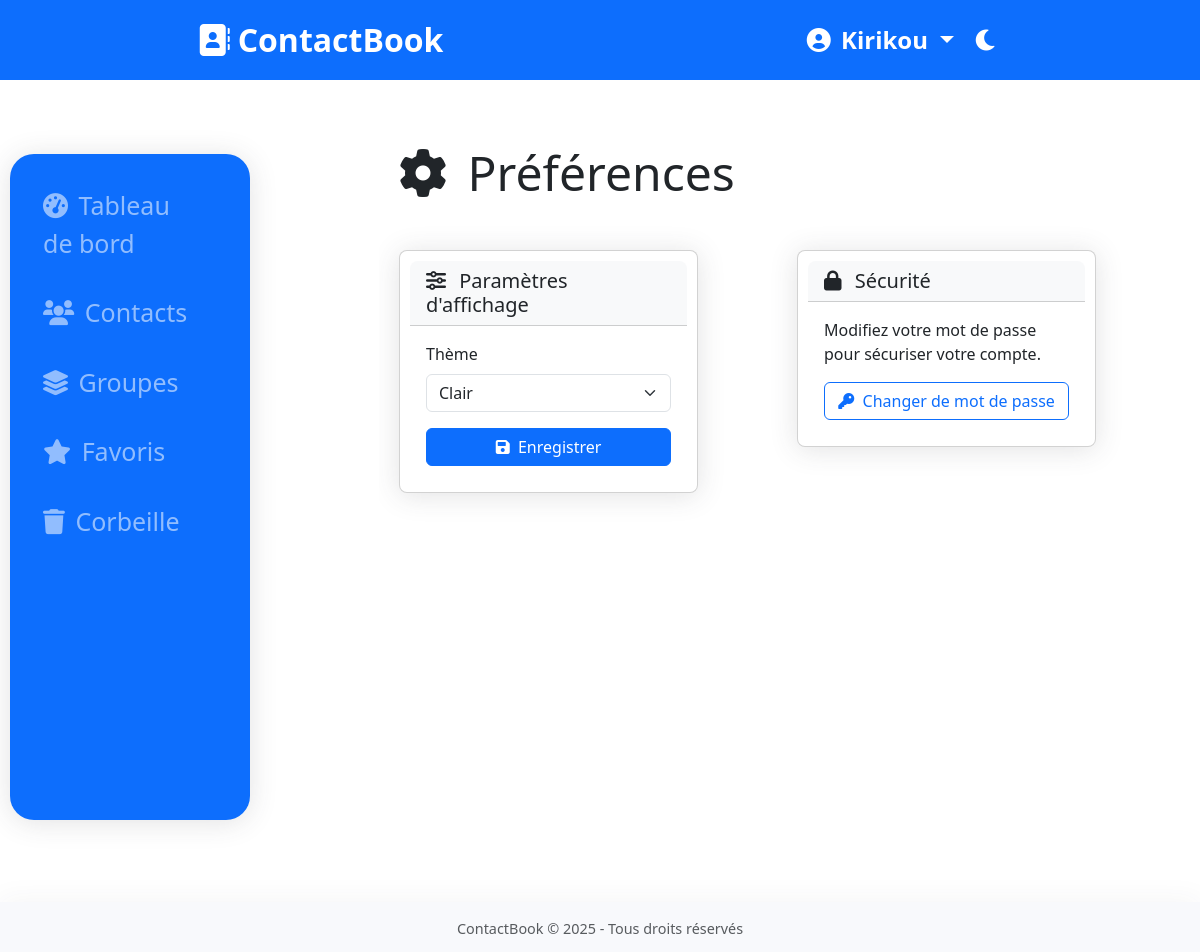
Before: /users/preferences/ (signed in) with the older database file.
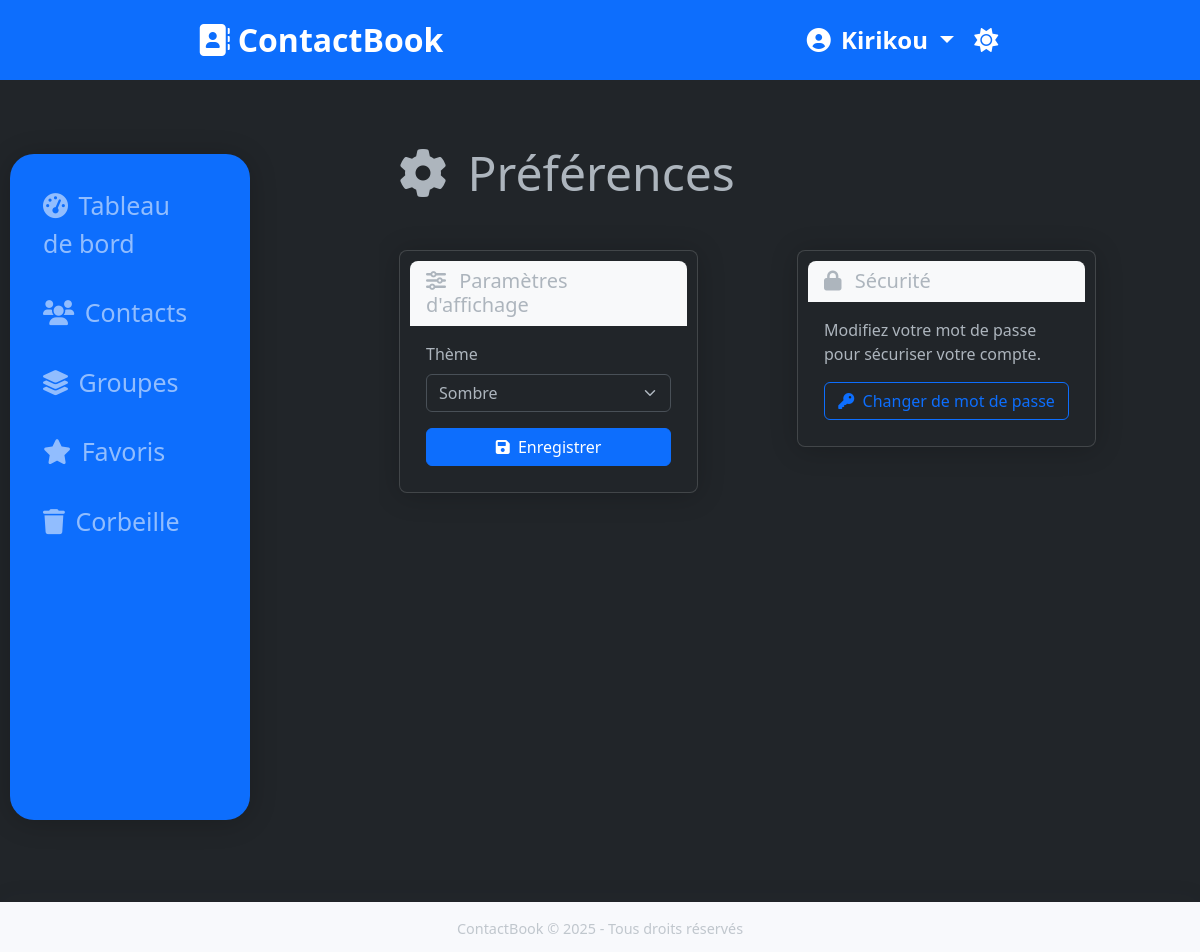
After: the same page with the newer database file.
### users/models.py (models this page shows, shortened)
class CustomUser(AbstractUser):
    theme_preference = models.CharField(
        max_length=10,
        choices=[('light', 'Clair'), ('dark', 'Sombre')],
        default='light'
    )

### users/views.py (the view)
# urls.py: path('preferences/', views.user_preferences, name='user_preferences'),
@login_required
def user_preferences(request):
    if request.method == 'POST':
        form = UserPreferencesForm(request.POST, instance=request.user)
        if form.is_valid():
            form.save()
            messages.success(request, "Préférences mises à jour avec succès.")
            return redirect('user_preferences')
    else:
        form = UserPreferencesForm(instance=request.user)
    return render(request, 'users/preferences.html', {'form': form})

### users/forms.py
class UserPreferencesForm(forms.ModelForm):
    class Meta:
        model = CustomUser
        fields = ('theme_preference',)
    def __init__(self, *args, **kwargs):
        super(UserPreferencesForm, self).__init__(*args, **kwargs)
        self.fields['theme_preference'].widget.attrs['class'] = 'form-select'

### users/templates/users/preferences.html (shortened to what this page needs)
{% extends 'base.html' %}
{% block content %}
<div class="row mb-4">
    <div class="col-md-8">
        <h1 class="display-5 mb-4">
            <i class="fas fa-cog me-2"></i> Préférences
        </h1>
    </div>
</div>
<div class="row">
    <div class="col-md-6">
        <div class="card">
            <div class="card-header bg-light">
                <h5 class="card-title mb-0">
                    <i class="fas fa-sliders-h me-2"></i> Paramètres d'affichage
                </h5>
            </div>
            <div class="card-body">
                <form method="post">
                    <div class="mb-3">
                        <label for="{{ form.theme_preference.id_for_label }}" class="form-label">Thème</label>
                        {{ form.theme_preference }}
                    </div>
                    <div class="d-grid">
                        <button type="submit" class="btn btn-primary">
                            <i class="fas fa-save me-1"></i> Enregistrer
                        </button>
                    </div>
                </form>
            </div>
        </div>
    </div>
    <div class="col-md-6">
        <div class="card">
            <div class="card-header bg-light">
                <h5 class="card-title mb-0">
                    <i class="fas fa-lock me-2"></i> Sécurité
                </h5>
            </div>
            <div class="card-body">
                <p>Modifiez votre mot de passe pour sécuriser votre compte.</p>
                <div class="d-grid">
                    <a href="{% url 'password_reset' %}" class="btn btn-outline-primary">
                        <i class="fas fa-key me-1"></i> Changer de mot de passe
                    </a>
                </div>
            </div>
        </div>
    </div>
</div>
{% endblock %}

### templates/base.html (shortened to what this page needs)
{% load static %}
<!DOCTYPE html>
<html lang="fr" data-bs-theme="{{ request.user.theme_preference }}">
<head>
    <link href="https://cdn.jsdelivr.net/npm/bootstrap@5.3.0-alpha1/dist/css/bootstrap.min.css" rel="stylesheet">
    <link rel="stylesheet" href="https://cdnjs.cloudflare.com/ajax/libs/font-awesome/6.0.0/css/all.min.css">
    <link rel="stylesheet" href="{% static 'contacts/css/style.css' %}?v=1>">
</head>
<body>
    <div class="header bg-primary ">
        <div class="section1 ">
            <a class="navbar-brand" href="{% url 'home' %}">
                <i class="fas fa-address-book me-2"></i>ContactBook
            </a>
        </div>
        <div>
            <div class="section2 ">
                <div>
                    <li class="nav-item dropdown">
                        <a class="nav-link dropdown-toggle" href="#" id="navbarDropdown" role="button"
                            data-bs-toggle="dropdown" aria-expanded="false">
                            <i class="fas fa-user-circle me-1"></i> {{ user.username }}
                        </a>
                    </li>
                </div>
                <div>
                    <button id="theme-toggle" class="btn btn-link nav-link">
                        <i
                            class="fas {% if request.user.theme_preference == 'dark' %}fa-sun{% else %}fa-moon{% endif %} me-1"></i>
                    </button>
                </div>
            </div>
        </div>
    </div>
    <div class="main mt-4 mb-5">
        <div class="aside">
            {% if user.is_authenticated %}
            <aside class="navbar navbar-expand-lg navbar-dark bg-primary">
                <div class="collapse  navbar-collapse" id="navbarNav">
                    <ul class="navbar-nav row me-auto gap-3">
                        <li class="nav-item">
                            <a class="nav-link {% if request.resolver_match.url_name == 'dashboard' %}active{% endif %}"
                                href="{% url 'dashboard' %}">
                                <i class="fas fa-tachometer-alt me-1"></i> Tableau de bord
                            </a>
                        </li>
                        <li class="nav-item">
                            <a class="nav-link {% if request.resolver_match.url_name == 'contact_list' %}active{% endif %}"
                                href="{% url 'contact_list' %}">
                                <i class="fas fa-users me-1"></i> Contacts
                            </a>
                        </li>
                        <li class="nav-item">
                            <a class="nav-link {% if request.resolver_match.url_name == 'group_list' %}active{% endif %}"
                                href="{% url 'group_list' %}">
                                <i class="fas fa-layer-group me-1"></i> Groupes
                            </a>
                        </li>
                        <li class="nav-item">
                            <a class="nav-link {% if request.resolver_match.url_name == 'favorites' %}active{% endif %}"
                                href="{% url 'favorites' %}">
                                <i class="fas fa-star me-1"></i> Favoris
                            </a>
                        </li>
                        <li class="nav-item">
                            <a class="nav-link {% if request.resolver_match.url_name == 'trash' %}active{% endif %}"
                                href="{% url 'trash' %}">
                                <i class="fas fa-trash me-1"></i> Corbeille
                            </a>
                        </li>
                    </ul>
                </div>
            </aside>
            {% endif %}
        </div>
        <div class="container">
            {% block content %}{% endblock %}
        </div>
    </div>
    <footer class="footer mt-auto py-3 ">
        <div class=" text-center">
            <span class="text-muted">ContactBook &copy; {% now "Y" %} - Tous droits réservés</span>
        </div>
    </footer>
</body>
</html>

Changed rows visible on the page:
changed CustomUser "Kirikou": theme_preference "Clair" → "Sombre"
